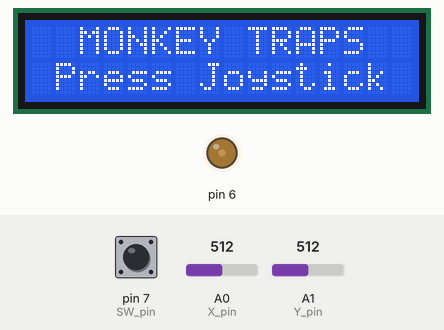
A sketch run on a simulated Arduino Uno, built with avr-gcc and run on an emulated ATmega328P. Parts: 16×2 character LCD, output pins drawn as LEDs (lit = HIGH). The inputs (shaded band) are chosen by the test bench; at power-on: pin 7 (SW_pin) HIGH, A0 (X_pin) = 512, A1 (Y_pin) = 512. Random numbers use the default seed unless the sketch sets one.

Above: at 1.2 s.
1.3 s: pin 7 (SW_pin) pulled LOW for 0.15 s
At 3.0 s:
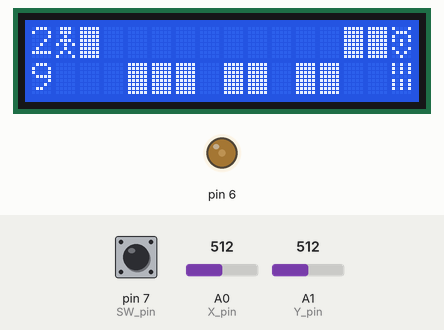
4.4 s: A0 (X_pin) set to 601
7.1 s: A0 (X_pin) set to 630
At 9.6 s:
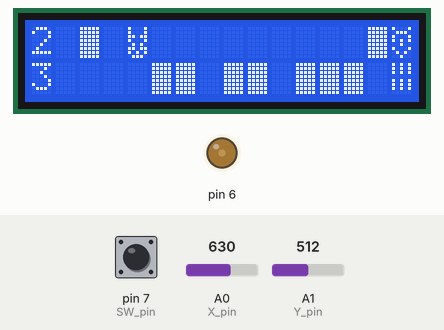
10.1 s: A1 (Y_pin) set to 596
13.1 s: A1 (Y_pin) set to 626
At 15.1 s:
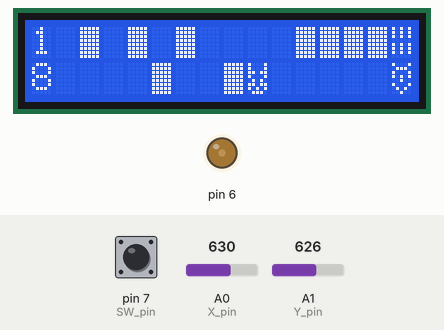
16.1 s: A0 (X_pin) set to 306
At 20.4 s:
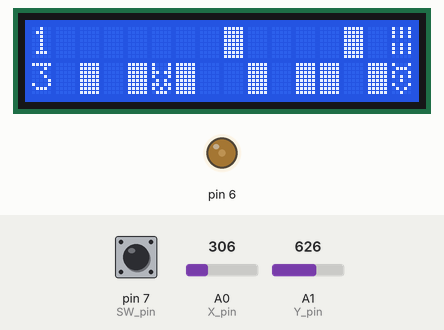
Timing chart, 0 to 21.9 s (numbered marks = the images above; inputs shaded):
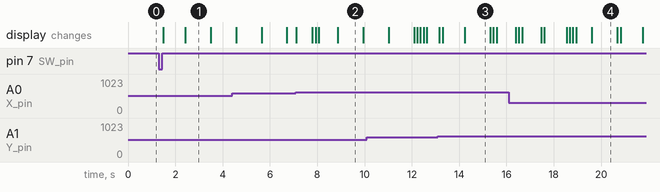

The sketch:

p4_entrega.ino
```cpp
#include <LiquidCrystal.h>

#define debounce_ms 15

#define HAPPY_MONKEY 1
#define TRAPPED_MONKEY 2
#define DEAD_MONKEY 3

#define MONKEY 1
#define TRAP 2
#define TIGER 3
#define BANANAS 4
#define MONKEY_TRAPPED 5

const uint8_t SW_pin = 7; // digital pin connected to switch output
const uint8_t X_pin = 0;  // analog pin connected to X output
const uint8_t Y_pin = 1;  // analog pin connected to Y output

LiquidCrystal lcd(12, 11, 5, 4, 3, 2);

uint8_t time;
bool grid[16][2];
uint8_t trap_locations[] = {2, 4, 5, 6, 8, 9, 11, 12, 13, 14};
uint8_t time_div;

bool playing;

typedef struct _mono{
  uint8_t x;
  uint8_t y;
} mono;
typedef mono platanos;
typedef mono tigre;

mono m;
platanos plat;
tigre tig;

uint8_t monkey[8] = {
        B01110,
        B01110,
        B00100,
        B01110,
        B10101,
        B00100,
        B01010,
        B10001
};
uint8_t mon_trapped[8] = {
        B10001,
        B10001,
        B11011,
        B10001,
        B01010,
        B11011,
        B10101,
        B01110
};
uint8_t trap[8] = {
        B11111,
        B11111,
        B11111,
        B11111,
        B11111,
        B11111,
        B11111,
        B11111
};
uint8_t tiger[8] = {
        B10001,
        B01110,
        B10001,
        B10101,
        B00100,
        B10001,
        B01010,
        B00100
};
uint8_t bananas[8] = {
        B10101,
        B10101,
        B10101,
        B00000,
        B10101,
        B10101,
        B10101,
        B00000
};

/**************************** PIN READ & LED ****************************/
int debounce_digitalRead(uint8_t pin){
  uint8_t prev = digitalRead(pin);

  //delay(debounce_ms + random(-10,10));
  delay(debounce_ms);

  return (prev == digitalRead(pin)) ? prev : debounce_digitalRead(pin);
}
/************************************************************************/

void init_screen(){
  lcd.clear();
  lcd.setCursor(2, 0);
  lcd.print("MONKEY TRAPS");
  lcd.setCursor(1, 1);
  lcd.print("Press Joystick");
}

void happy_screen(){
  lcd.clear();
  lcd.setCursor(3, 0);
  lcd.print("H A P P Y");
  lcd.setCursor(2, 1);
  lcd.print("M O N K E Y");
}

void trapped_screen(){
  lcd.clear();
  lcd.setCursor(1, 0);
  lcd.print("T R A P P E D");
  lcd.setCursor(2, 1);
  lcd.print("M O N K E Y");
}

void dead_screen(){
  lcd.clear();
  lcd.setCursor(4, 0);
  lcd.print("D E A D");
  lcd.setCursor(2, 1);
  lcd.print("M O N K E Y");
}

void read_input(){
  uint16_t x_value = analogRead(X_pin);
  uint16_t y_value = analogRead(Y_pin);

  // Desplazamos al mono en X
  if(!grid[m.x][m.y]){
    // se ha cambiado 412 por 388 porque es el simetrico y mejora la experiencia de juego
    if(x_value < 388){
      if(m.x > 1) m.x--;
    } else if(x_value > 612){
      if(m.x < 15) m.x++;
    }

    // Desplazamos al mono en Y
    if(y_value < 388){
      m.y = 0;
    } else if(y_value > 612){
      m.y = 1;
    }
  }
}

bool monkeyIsTrapped(){
  return grid[m.x][m.y];
}

void redraw(){
  lcd.clear();

  // Tenemos que colocar esto aquí para que detecte los movimientos por
  // lectura y no cada vez que se actualizan las trampas

  // REALMENTE HACE FALTA, O ME HE EQUIVOCADO YO?
  /* SI HAY QUE ACTUALIZAR PLATANOS Y TIGRE CADA VEZ QUE SE case
      EN TRAMPA, DESCOMENTAR ESTE SEGMENTO */

  if(monkeyIsTrapped()){
    tig.y = m.y;
    plat.y = (m.y+1)%2;
  }

  for(uint8_t j=0; j<2; j++){
    //mostramos el tiempo
    lcd.setCursor(0, j);
    lcd.print(j==0? time/10 : time%10);

    //dibujamos por lineas
    for(uint8_t i=0; i<(sizeof(trap_locations)/sizeof(uint8_t)); i++){
      lcd.setCursor(trap_locations[i], j);

      if(grid[trap_locations[i]][j])
        lcd.write(TRAP);
      else
        lcd.print(" ");
    }

    //pintamos tigre y bananas
    lcd.setCursor(15, j);
    lcd.write(j==tig.y? TIGER : BANANAS);
  }

  lcd.setCursor(m.x, m.y);
  if(monkeyIsTrapped()){
    lcd.write(MONKEY_TRAPPED);
  } else {
    lcd.write(MONKEY);
  }
}

void update_traps(){
  uint8_t rand_uint;

  // Update trap location and clear mirror position
  for(uint8_t i=0; i<(sizeof(trap_locations)/sizeof(uint8_t)); i++){
    rand_uint = random(0, 2);
    for(uint8_t j=0; j<2; j++){
      grid[trap_locations[i]][j] = j==rand_uint;
    }
  }
}

uint8_t get_monkey_status(){
  if((m.x==tig.x) && (m.y==tig.y)){
    return DEAD_MONKEY;
  }else
  if((m.x==plat.x) && (m.y==plat.y)){
    return HAPPY_MONKEY;
  }
  else{
    return TRAPPED_MONKEY;
  }
}

void setup(){
  // Enable serial interface
  Serial.begin(115200);
  lcd.begin(16, 2);
  analogWrite(6,60);

  randomSeed(analogRead(A5));

  pinMode(SW_pin, INPUT_PULLUP);

  lcd.createChar(MONKEY, monkey);
  lcd.createChar(TRAP, trap);
  lcd.createChar(TIGER, tiger);
  lcd.createChar(BANANAS, bananas);
  lcd.createChar(MONKEY_TRAPPED, mon_trapped);

  //Inicializamos el grid a falses (por si acaso)
  for(uint8_t i=0; i<16; i++){
    for(uint8_t j=0; j<2; j++){
      grid[i][j] = false;
    }
  }

  playing = false;
}

void loop(){

  init_screen();

  while(debounce_digitalRead(SW_pin) == LOW){
    // NADA (ESTE LO PONEMOS POR SI INICIAMOS CON EL PULSADOR PULSADO)
  }
  while(debounce_digitalRead(SW_pin) == HIGH){
    // NADA DE NUEVO
  }
  while(debounce_digitalRead(SW_pin) == LOW){
    // NADA OTRA VEZ
  }

  // Set de las variables antes de empezar el juego
  lcd.clear();
  m.x = 1;
  tig.x = plat.x = 15;
  m.y = tig.y = 0;
  plat.y = 1;

  playing = true;
  time = 30;
  time_div = 0;

  update_traps();

  while(playing){
    read_input();

    if((time_div=(time_div+1)%8)==0){
      time--;
      if(time!=0){
        update_traps();
      }
    }

    if(!time){
      playing = false;
    } else {
      redraw();
      delay(1000/8);
    }

    if(m.x == 15){
      playing = false;
    }

  }

  switch(get_monkey_status()){
    case HAPPY_MONKEY:
      happy_screen();
      break;
    case TRAPPED_MONKEY:
      trapped_screen();
      break;
    case DEAD_MONKEY:
      dead_screen();
      break;
  }

  while(debounce_digitalRead(SW_pin) == LOW){
    // NADA (ESTE LO PONEMOS POR SI INICIAMOS CON EL PULSADOR PULSADO)
  }
  while(debounce_digitalRead(SW_pin) == HIGH){
    // NADA DE NUEVO
  }
  while(debounce_digitalRead(SW_pin) == LOW){
    // NADA OTRA VEZ
  }

}
```

Measured:
- the behaviour switches between 612 and 613 on A0 (X_pin) (found by bisection; images 1 and 2)
- the behaviour switches between 612 and 613 on A1 (Y_pin) (found by bisection; images 2 and 3)
- after the input at 1.3 s, the display: first changes after 0.18 s (image 1 shows a later state)
- what the display in image 1 shows lasts 1.1 s, from 2.4 s to 3.5 s
